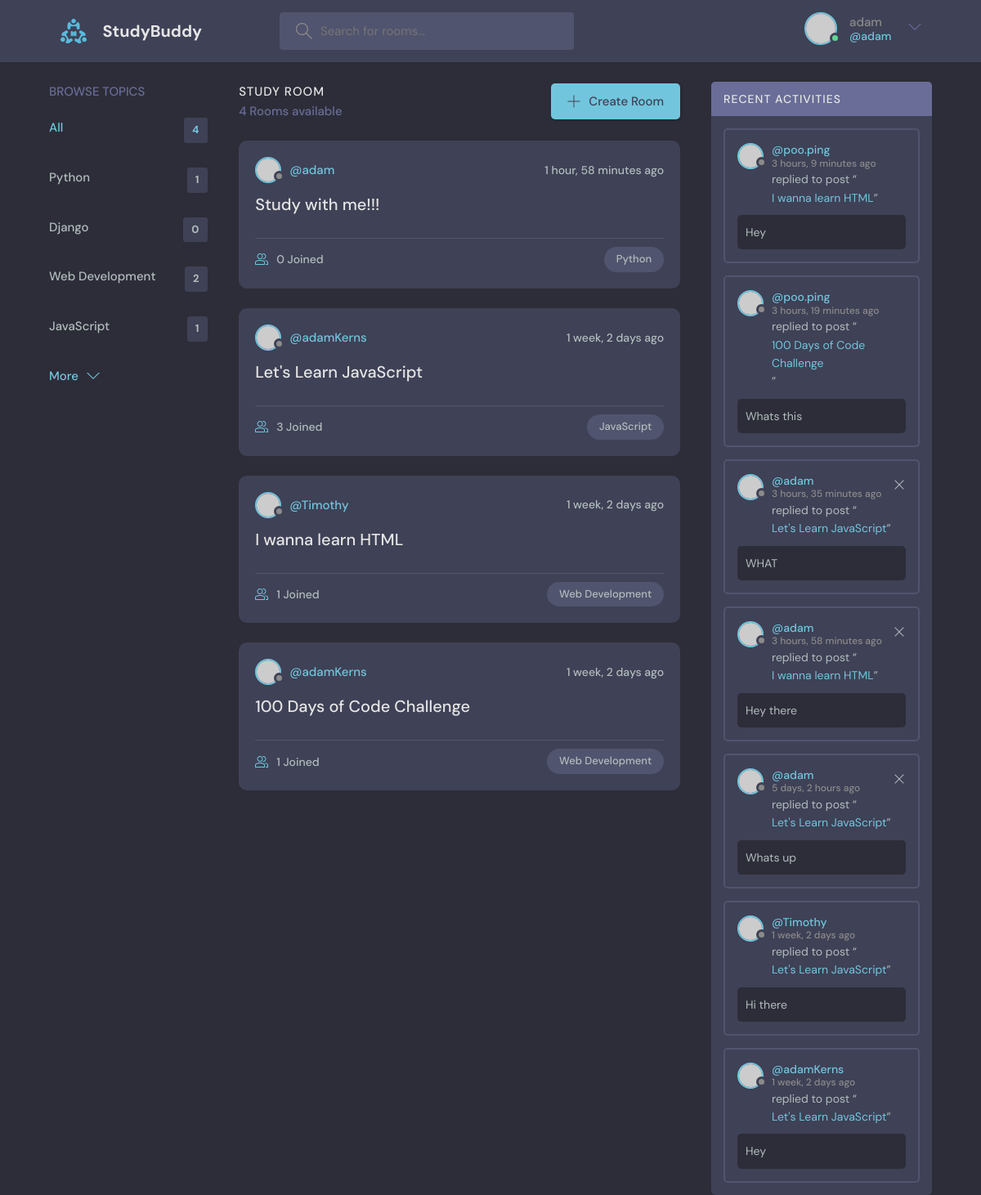
/ (signed in), run on the app's committed database.
### base/models.py (models this page shows, shortened)
class Topic(models.Model):
    name = models.CharField(max_length=200)

class Room(models.Model):
    host = models.ForeignKey(User, on_delete=models.SET_NULL, null=True)
    topic = models.ForeignKey(Topic, on_delete=models.SET_NULL, null=True)
    name = models.CharField(max_length=200)
    description = models.TextField(null=True, blank=True)
    participants = models.ManyToManyField(User, related_name='participants', blank=True)
    updated = models.DateTimeField(auto_now=True)
    created = models.DateTimeField(auto_now_add=True)
    class Meta:
        ordering = ['-updated', '-created']
    def __str__(self):
        return self.name

class Message(models.Model):
    user = models.ForeignKey(User, on_delete=models.CASCADE)
    room = models.ForeignKey(Room, on_delete=models.CASCADE)
    body = models.TextField()
    updated = models.DateTimeField(auto_now=True)
    created = models.DateTimeField(auto_now_add=True)
    class Meta:
        ordering = ['-updated', '-created']

### base/views.py (the view)
# urls.py: 2. Add a URL to urlpatterns:  path('', views.home, name='home')
def home(request):
    q = request.GET.get('q') if request.GET.get('q') != None else ''
    rooms = Room.objects.filter(Q(topic__name__icontains=q) | Q(name__icontains=q) | Q(description__icontains=q))
    topics = Topic.objects.all()
    room_count = rooms.count()
    room_messages = Message.objects.filter(Q(room__topic__name__icontains=q))
    context = {'rooms': rooms, 'topics': topics, 'room_count': room_count, 'room_messages': room_messages}
    return render(request, 'base/home.html', context)

### base/templates/base/home.html (shortened to what this page needs)
{% extends 'main.html' %}
{%block content%}
    <main class="layout layout--3">
      <div class="container">
        {% include 'base/topics_component.html' %}
        <div class="roomList">
          <div class="roomList__header">
            <div>
              <h2>Study Room</h2>
              <p>{{room_count}} Rooms available</p>
            </div>
            <a class="btn btn--main" href="create-room.html">
              <svg version="1.1" xmlns="http://www.w3.org/2000/svg" width="32" height="32" viewBox="0 0 32 32">
                <title>add</title>
                <path
                  d="M16.943 0.943h-1.885v14.115h-14.115v1.885h14.115v14.115h1.885v-14.115h14.115v-1.885h-14.115v-14.115z"
                ></path>
              </svg>
              Create Room
            </a>
          </div>
          {% include 'base/feed_component.html'%}
        </div>
        {%include 'base/activity_component.html'%}
      </div>
    </main>
{% endblock content %}

### templates/navbar.html (shortened to what this page needs)
<!DOCTYPE html>
{% load static %}
<header class="header header--loggedIn">
    <div class="container">
      <a href="{% url 'home'%}" class="header__logo">
        <img src="{% static 'images/logo.svg' %}" />
        <h1>StudyBuddy</h1>
      </a>
      <form class="header__search" method="GET" action="{% url 'home' %}">
        <label>
          <input name="q" placeholder="Search for rooms..." />
        </label>
      </form>
      <nav class="header__menu">
        {%if request.user.is_authenticated%}
        <div class="header__user">
          <a href="profile.html">
            <div class="avatar avatar--medium active">
              <img src="https://randomuser.me/api/portraits/men/37.jpg" />
            </div>
            <p>{{request.user.username}} <span>@{{request.user.username}}</span></p>
          </a>
          <button class="dropdown-button">
            <svg version="1.1" xmlns="http://www.w3.org/2000/svg" width="32" height="32" viewBox="0 0 32 32">
              <title>chevron-down</title>
              <path d="M16 21l-13-13h-3l16 16 16-16h-3l-13 13z"></path>
            </svg>
          </button>
        </div>
        {% else %}
        <a href="{% url 'login'%}">
            <img src="{% url 'images/avatars.svg'%}">
            <p>Login</p>
        </a>
        {% endif %}
      </nav>
    </div>
  </header>

### base/templates/base/topics_component.html
<div class="topics">
    <div class="topics__header">
      <h2>Browse Topics</h2>
    </div>
    <ul class="topics__list">
      <li>
        <a href="{% url 'home' %}" class="active">All <span>{{topics.count}}</span></a>
      </li>
      {% for topic in topics %}
      <li>
        <a href="{% url 'home' %}?q={{topic.name}}">{{topic.name}} <span>{{topic.room_set.all.count}}</span></a>
      </li>
      {%endfor%}
    </ul>
    <a class="btn btn--link" href="topics.html">
      More
      <svg version="1.1" xmlns="http://www.w3.org/2000/svg" width="32" height="32" viewBox="0 0 32 32">
        <title>chevron-down</title>
        <path d="M16 21l-13-13h-3l16 16 16-16h-3l-13 13z"></path>
      </svg>
    </a>
  </div>

### base/templates/base/feed_component.html (shortened to what this page needs)
{% for room in rooms %}
<div class="roomListRoom">
    <div class="roomListRoom__header">
      <a href="{% url 'user-profile' room.host.id %}" class="roomListRoom__author">
        <div class="avatar avatar--small">
          <img src="https://randomuser.me/api/portraits/women/11.jpg" />
        </div>
        <span>@{{room.host.username}}</span>
      </a>
      <div class="roomListRoom__actions">
        <span>{{room.created|timesince}} ago</span>
      </div>
    </div>
    <div class="roomListRoom__content">
      <a href="{% url 'room' room.id %}">{{room.name}}</a>
    </div>
    <div class="roomListRoom__meta">
      <a href="{% url 'room' room.id %}" class="roomListRoom__joined">
        {{room.participants.all.count}} Joined
      </a>
      <p class="roomListRoom__topic">{{room.topic.name}}</p>
    </div>
  </div>
{% endfor %}

### base/templates/base/activity_component.html
<div class="activities">
    <div class="activities__header">
      <h2>Recent Activities</h2>
    </div>
    {%for message in room_messages%}
    <div class="activities__box">
      <div class="activities__boxHeader roomListRoom__header">
        <a href="{% url 'user-profile' message.user.id%}" class="roomListRoom__author">
          <div class="avatar avatar--small">
            <img src="https://randomuser.me/api/portraits/women/11.jpg" />
          </div>
          <p>
            @{{message.user}}
            <span>{{message.created|timesince}} ago</span>
          </p>
        </a>
        {% if request.user == message.user %}
        <div class="roomListRoom__actions">
          <a href="{% url 'delete-message' message.id %}">
            <svg version="1.1" xmlns="http://www.w3.org/2000/svg" width="32" height="32" viewBox="0 0 32 32">
              <title>remove</title>
              <path
                d="M27.314 6.019l-1.333-1.333-9.98 9.981-9.981-9.981-1.333 1.333 9.981 9.981-9.981 9.98 1.333 1.333 9.981-9.98 9.98 9.98 1.333-1.333-9.98-9.98 9.98-9.981z"
              ></path>
            </svg>
          </a>
        </div>
        {% endif %}
      </div>
      <div class="activities__boxContent">
        <p>replied to post “<a href="{% url 'room' message.room.id %}">{{message.room}}</a>”</p>
        <div class="activities__boxRoomContent">
            {{message.body}}
        </div>
      </div>
    </div>
    {% endfor %}
  </div>

### data on the page
Topic: name "Python", room_set.all.count "1"
Topic: name "Django", room_set.all.count "0"
Topic: name "Web Development", room_set.all.count "2"
Topic: name "JavaScript", room_set.all.count "1"
Room: host.username "adam", created "1 hour, 58 minutes", name "Study with me!!!", participants.all.count "0", topic.name "Python"
Room: host.username "adamKerns", created "1 week, 2 days", name "Let's Learn JavaScript", participants.all.count "3", topic.name "JavaScript"
Room: host.username "Timothy", created "1 week, 2 days", name "I wanna learn HTML", participants.all.count "1", topic.name "Web Development"
Room: host.username "adamKerns", created "1 week, 2 days", name "100 Days of Code Challenge", participants.all.count "1", topic.name "Web Development"
Message: user "poo.ping", created "3 hours, 9 minutes", room "I wanna learn HTML", body "Hey"
Message: user "poo.ping", created "3 hours, 19 minutes", room "100 Days of Code Challenge", body "Whats this"
Message: user "adam", created "3 hours, 35 minutes", room "Let's Learn JavaScript", body "WHAT"
Message: user "adam", created "3 hours, 58 minutes", room "I wanna learn HTML", body "Hey there"
Message: user "adam", created "5 days, 2 hours", room "Let's Learn JavaScript", body "Whats up"
Message: user "Timothy", created "1 week, 2 days", room "Let's Learn JavaScript", body "Hi there"
Message: user "adamKerns", created "1 week, 2 days", room "Let's Learn JavaScript", body "Hey"

### other printed values
{{ request.user.username }} "adam"
{{ topics.count }} "4"
{{ room_count }} "4"
